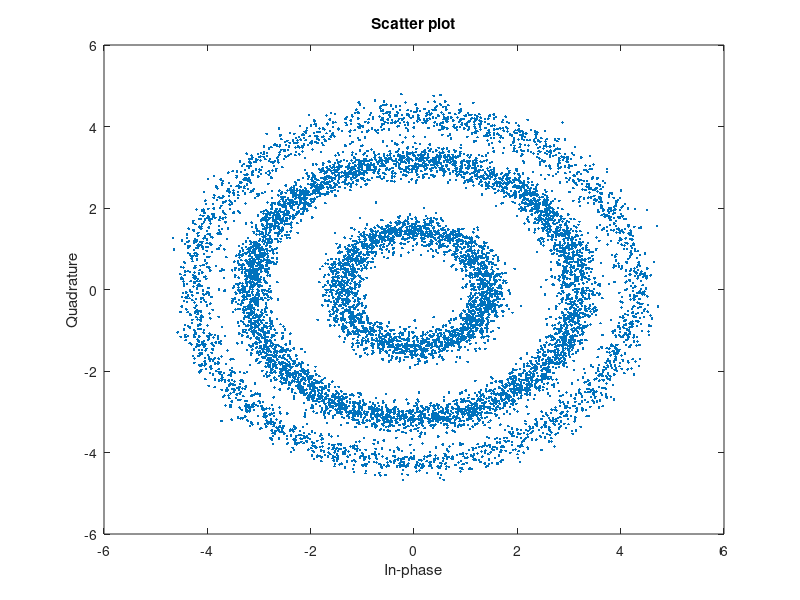

Recreate this plot in MATLAB. (Note: this script raises an error after producing the figure.)
clear all
close all

rand('seed',1);
randn('seed',51);

% Basic TX QPSK o QAM16
BR = 32e9; %Bd
L = 10000; % Simulati on Length
fs = BR; % Sampling rate to emulate analog domain
T = 1/BR; % Time interval between two consecutive symbols
Ts = 1/fs; % Time between 2 conseutive samples at Tx output
M=16;
EbNo_dB = 15; % dB

% Parametros de la portadora
delta_freq = 10e6; % Offset del LO
LW = 00e3; % Ancho de linea [Hz]
theta0 = 0/180*pi; % Fase inicial
frequency_fluctuations_amp = 0e6;
frequency_fluctuations_freq = 1e3;
phase_tone_amp = 10/180*pi;
phase_tone_freq = 250e6;

% Calculos de la SNR
EbNo = 10^(EbNo_dB/10);
SNR_Slc = EbNo * log2(M);
SNR_canal = SNR_Slc;

% Two symbols generation (+1,-1) for QPSK
xsymb = qammod(randi([0 M-1], L,1), M);

% Agrego ruido
% SNR_canal [dB] = EbNo [dB] + 10*log10(k) - 10*log10(N); % Formula que por ahi se ve en internet
% k = log2(M)
Psignal = var(xsymb);
Pnoise = Psignal/SNR_canal;
No = Pnoise; % varianza por unidad de frecuencia
noise_real = sqrt(No/2)*randn(size(xsymb)); % Lo que acompaña al ruido es el sigma (desvio estandard)
noise_imag = sqrt(No/2)*randn(size(xsymb));
noise = noise_real + 1j*noise_imag;
% NO VALE noise= (1+1j)*randn(size(yup))
rx_noisy = xsymb + noise;
clear noise noise_real noise_imag

%
% Agregar efectos de portadora
Ldata= length(rx_noisy);
time = (0:Ldata-1).'.*Ts;

lo_offset = exp(1j*2*pi*delta_freq*time); % LO OFFSET
phase_offset = exp(1j*theta0); % STATIC PHASE
% Fluctuaciones de frecuencia
freq_fluctuations = exp(1j*frequency_fluctuations_amp/frequency_fluctuations_freq.*sin(2*pi*frequency_fluctuations_freq.*time));
% Para el ruidod de fase
freq_noise = sqrt(2*pi*LW/fs).*randn(Ldata,1);
phase_noise = cumsum(freq_noise); % Proceso de Wiener
osc_pn = exp(1j.*phase_noise);
phase_tone = exp(1j.*phase_tone_amp.*sin(2*pi*phase_tone_freq.*time));
rxs = rx_noisy.*lo_offset.*phase_offset.*osc_pn.*freq_fluctuations.*phase_tone;

scatterplot(rxs)

% figure
% plot(phase_noise)
% grid on
% xlabel('Time')
% ylabel('Channel Phase Noise [rad]')

%% PLL RX
Ldata = length(rxs);
Kp = 15e-2;
Ki = Kp/1000;
phase_error = zeros(Ldata,1);
nco_output = zeros(Ldata,1);
integral_branch = zeros(Ldata,1);
pll_output = zeros(Ldata,1);

for m=2:Ldata
    xpll = rxs(m);
    derot_x = xpll*exp(-1j*nco_output(m-1));
    pll_output(m) = derot_x;
    
    a_hat = slicer(derot_x, M);
    phase_error(m) = angle(derot_x .* conj(a_hat));
    prop_error = phase_error(m) * Kp;
    integral_branch(m) = integral_branch(m-1) + Ki*phase_error(m);
    nco_output(m) = nco_output(m-1) + prop_error +integral_branch(m);
end

figure
plot(phase_error)
grid on
xlabel("Time")
ylabel("Phase Error")

figure
plot(integral_branch*BR/2/pi/1e6)
grid on
xlabel("Time")
ylabel("Integral Branch [MHz]")

figure
plot(nco_output); hold all
plot(phase_noise); hold all
grid on
xlabel("Time")
ylabel("Phase [rad]")
legend("PLL NCO","Channel")

scatterplot(pll_output(Ldata/2:end))


%% Slicer

z = pll_output;
Ldata = length(z);
a_hat = zeros(Ldata,1);
for m=1:Ldata
    a_hat(m) = slicer(z(m), M);
end
figure
plot(real(z), '.r');
hold all
plot(real(a_hat), 'xb');
legend("Slicer Input","Slicer Output")

%% Calcular la BER
% 1. Alinear
d0 = finddelay(xsymb, z);
guard0 = fix(Ldata*.25);
guard1 = 1e3;
a_hat_align = a_hat (1+d0+guard0:end-guard1);
pll_output_align = pll_output (1+d0+guard0:end-guard1);
x_align = xsymb (1+guard0:end-guard1-d0);

% 2. OPCION 1 (millenial, facil)
simbolos_totales = length(x_align);
simbolos_errados = sum(x_align ~= a_hat_align);
symbol_error_rate = simbolos_errados / simbolos_totales;
aprox_ber_sin_corregir_cs = 1/log2(M) * symbol_error_rate

% %%
% bits_tx = demodulador_M_QAM(x_align, M);
% bits_rx = demodulador_M_QAM(a_hat_align, M);
% [errors, ber] = biterr(bits_tx, bits_rx);
% ber;


% 
% %% Correccion dinamica de los cycle slips
% Hacerlo con los simbolos alineados
% orx son los simbolos a la salida del BPS (sin slicer)
% otx son los simbolos transmitidos
% orx y otx estan alineados
orx = pll_output_align;
otx = x_align;
WINDOW_LEN = 500;
Ldata = length(orx);
nblocks = fix(Ldata/WINDOW_LEN);

orx_cs_fixed = zeros(nblocks*WINDOW_LEN,1);
cs_phase = zeros(nblocks,1);
cs_count =0;
last_phase=0;
mse_log = zeros(nblocks, 4);
phase_test_list = [0, pi/2, -pi/2, pi];

for nblock=1:nblocks
    slice = (nblock-1)*WINDOW_LEN+1: nblock*WINDOW_LEN;
    rx_block_in = orx(slice);
    tx_block_in = otx(slice);
    
    min_mse = inf;
    phase_ok = 0;
    for np = 1:4
        phase_test = phase_test_list(np);
        block_test = rx_block_in.*exp(1j*phase_test);
        mse = mean(abs(block_test-tx_block_in).^2);
        mse_log(nblock, np) = mse;
        if mse < min_mse
            min_mse = mse;
            phase_ok=phase_test;
        end
    end
    if phase_ok ~= last_phase
        cs_count = cs_count +1;
    end
    last_phase = phase_ok;
    cs_phase(nblock) = phase_ok; 
    orx_cs_fixed(slice) = rx_block_in.*exp(1j*phase_ok);
end

% figure
% plot(cs_phase/(pi/2))
% ylim([-2,2])

Ldata = length(orx_cs_fixed);
orx_cs_fixed_slicer = zeros(Ldata,1);
for m=1:Ldata
    orx_cs_fixed_slicer(m) = slicer(orx_cs_fixed(m), M);
end

simbolos_totales = length(orx_cs_fixed_slicer);
simbolos_errados = sum(x_align ~= orx_cs_fixed_slicer);
symbol_error_rate = simbolos_errados / simbolos_totales;
aprox_ber_corrigiendo_cs = 1/log2(M) * symbol_error_rate;

ber_teo = berawgn(EbNo_dB, 'qam', M)